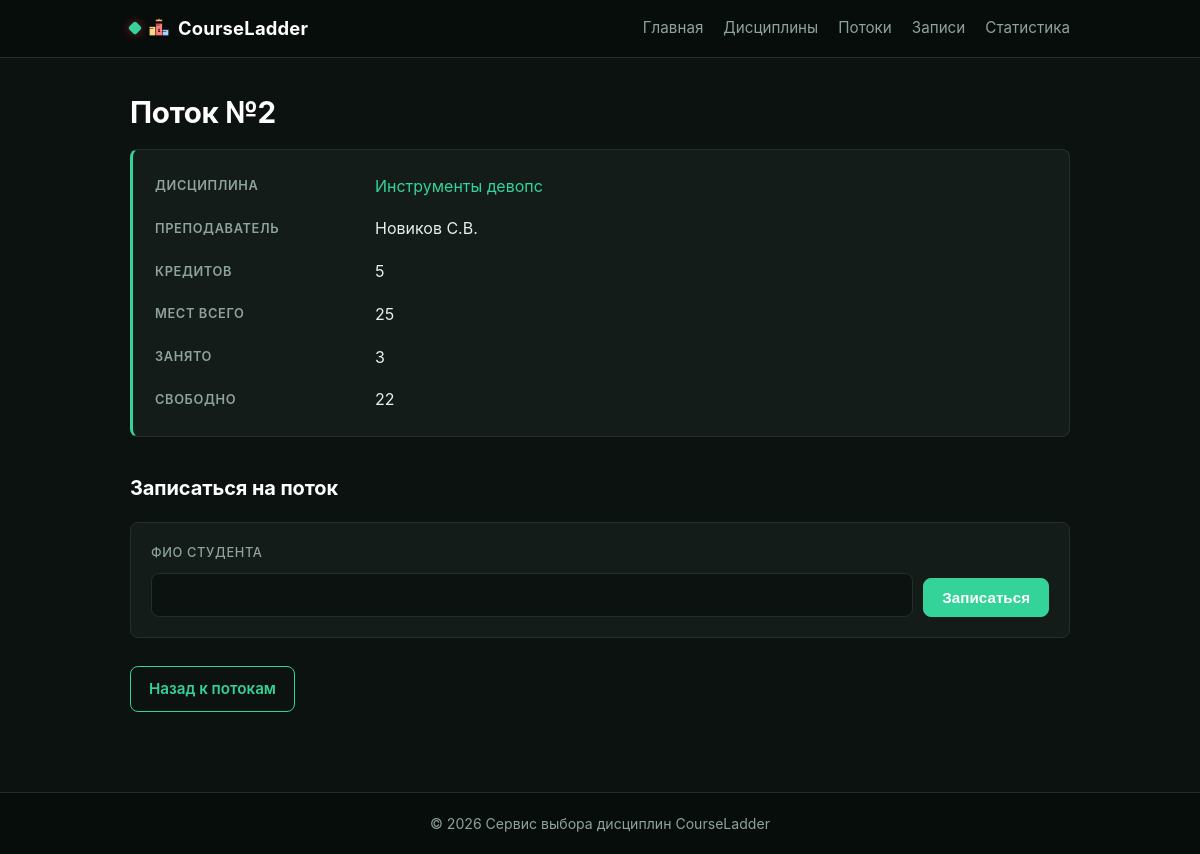
The page /offerings/2/ on the database as committed earlier.
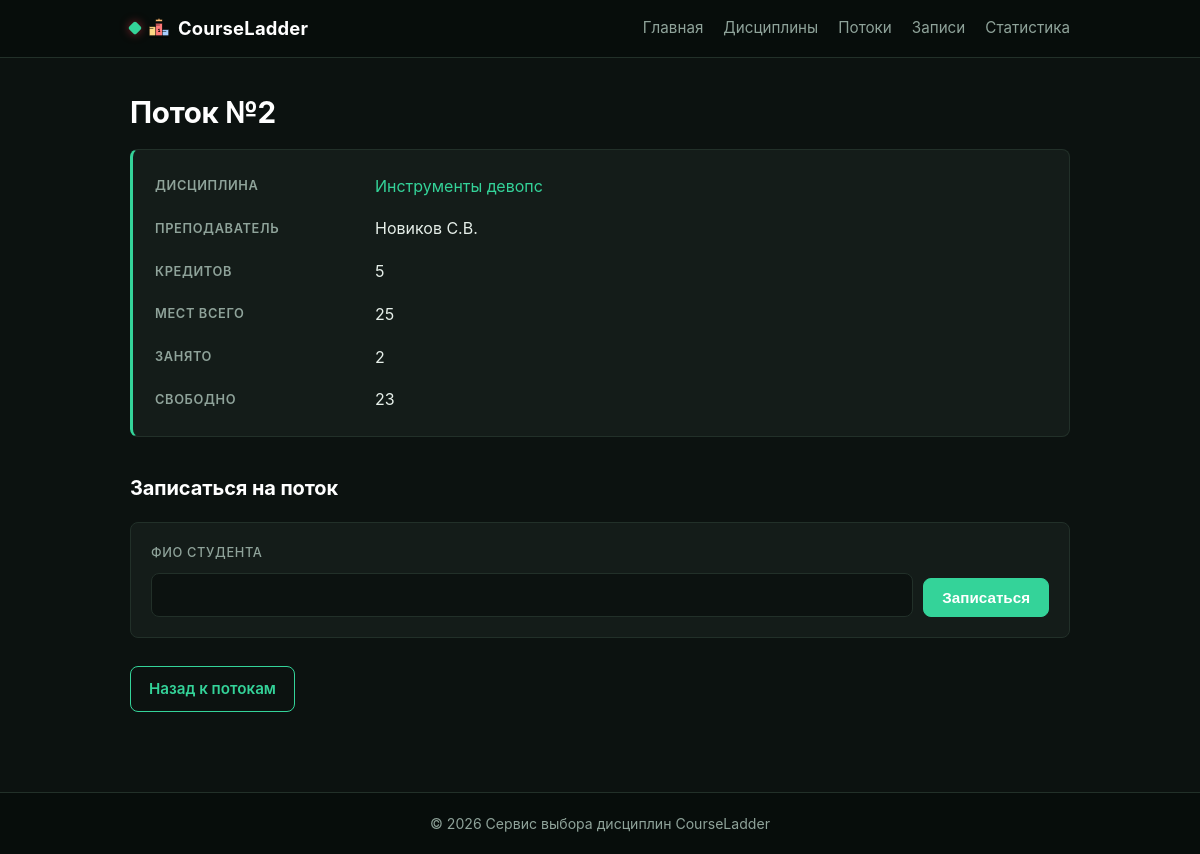
The same page on the database as committed later.
### offerings/models.py (models this page shows, shortened)
class Offering(models.Model):
    discipline = models.ForeignKey(
        Discipline, on_delete=models.CASCADE, related_name="offerings"
    )
    teacher = models.CharField(max_length=150, verbose_name="Преподаватель")
    total_seats = models.PositiveIntegerField(default=30, verbose_name="Всего мест")
    taken_seats = models.PositiveIntegerField(default=0, verbose_name="Занято мест")
    @property
    def free_seats(self):
        active_taken = self.enrollments.filter(status='ACTIVE').count()
        return self.total_seats - active_taken
    @property
    def active_taken_seats(self):
        return self.enrollments.filter(status='ACTIVE').count()

### catalog/models.py (models this page shows, shortened)
class Discipline(models.Model):
    name = models.CharField(max_length=200, verbose_name="Название")
    slug = models.SlugField(unique=True, blank=True)
    credits = models.PositiveIntegerField(verbose_name="Кредиты")

### offerings/views.py (the view)
# urls.py: path("<int:offering_id>/", views.offering_detail, name="offering_detail"),
def offering_detail(request, offering_id):
    offering = get_object_or_404(
        Offering.objects.select_related("discipline"),
        id=offering_id
    )
    context = {
        "offering": offering
    }
    return render(request, "offerings/offering_detail.html", context)

### enrollments/models.py (called while the page is built)
    def active(self):
        return self.filter(status=Enrollment.Status.ACTIVE)

    def get_queryset(self):
        return EnrollmentQuerySet(self.model, using=self._db)

    def active(self):
        return self.get_queryset().active()

### homepage/context_processors.py (called while the page is built)
def global_stats(request):
    return {
        'total_active_enrollments': Enrollment.objects.active().count()
    }

### templates/offerings/offering_detail.html (shortened to what this page needs)
{% extends "base.html" %}
{% block content %}
    <h1>Поток №{{ offering.id }}</h1>
    <dl class="details">
        <dt>Дисциплина</dt>
        <dd>
            <a href="{% url 'catalog:discipline_detail' offering.discipline.slug %}">
                {{ offering.discipline.name }}
            </a>
        </dd>
        <dt>Преподаватель</dt>
        <dd>{{ offering.teacher }}</dd>
        <dt>Кредитов</dt>
        <dd>{{ offering.discipline.credits }}</dd>
        <dt>Мест всего</dt>
        <dd>{{ offering.total_seats }}</dd>
        <dt>Занято</dt>
        <dd>{{ offering.active_taken_seats }}</dd>
        <dt>Свободно</dt>
        <dd>{{ offering.free_seats }}</dd>
    </dl>
    {% if offering.free_seats > 0 %}
        <h2>Записаться на поток</h2>
        <form method="get" action="{% url 'offerings:enroll' offering.id %}" class="enroll-form">
            <label for="student">ФИО студента</label>
            <input type="text" id="student" name="student" placeholder="" required>
            <button type="submit" class="btn">Записаться</button>
        </form>
    {% else %}
        <p class="alert alert-warn">Свободных мест нет.</p>
    {% endif %}
    <p class="back">
        <a class="btn btn-outline" href="{% url 'offerings:offering_list' %}">Назад к потокам</a>
    </p>
{% endblock %}

Rows that differ between the two databases and show on the page:
changed Offering "Новиков С.В.": active_taken_seats "3" → "2"; free_seats "22" → "23"
